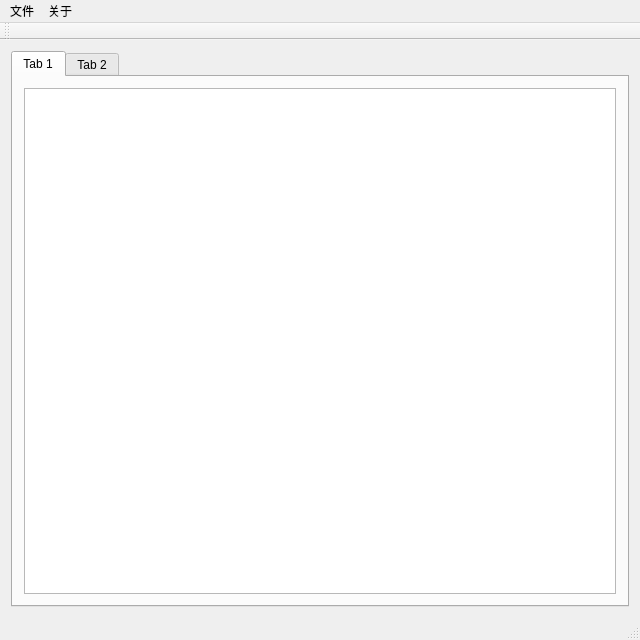
<?xml version="1.0" encoding="UTF-8"?>
<ui version="4.0">
 <class>MainWindow</class>
 <widget class="QMainWindow" name="MainWindow">
  <property name="geometry">
   <rect>
    <x>0</x>
    <y>0</y>
    <width>640</width>
    <height>640</height>
   </rect>
  </property>
  <property name="windowTitle">
   <string>MainWindow</string>
  </property>
  <widget class="QWidget" name="centralWidget">
   <layout class="QGridLayout" name="gridLayout">
    <item row="1" column="0">
     <widget class="QTabWidget" name="tabWidget">
      <property name="currentIndex">
       <number>0</number>
      </property>
      <widget class="QWidget" name="normal">
       <attribute name="title">
        <string>Tab 1</string>
       </attribute>
       <layout class="QGridLayout" name="gridLayout_2">
        <item row="0" column="0">
         <widget class="QTableView" name="tableView"/>
        </item>
       </layout>
      </widget>
      <widget class="QWidget" name="detail">
       <attribute name="title">
        <string>Tab 2</string>
       </attribute>
      </widget>
     </widget>
    </item>
   </layout>
  </widget>
  <widget class="QMenuBar" name="menuBar">
   <property name="geometry">
    <rect>
     <x>0</x>
     <y>0</y>
     <width>640</width>
     <height>17</height>
    </rect>
   </property>
   <widget class="QMenu" name="menu">
    <property name="title">
     <string>文件</string>
    </property>
    <addaction name="actionExit_2"/>
   </widget>
   <widget class="QMenu" name="menu_2">
    <property name="title">
     <string>关于</string>
    </property>
    <addaction name="actionAbout_2"/>
   </widget>
   <addaction name="menu"/>
   <addaction name="menu_2"/>
  </widget>
  <widget class="QToolBar" name="mainToolBar">
   <attribute name="toolBarArea">
    <enum>TopToolBarArea</enum>
   </attribute>
   <attribute name="toolBarBreak">
    <bool>false</bool>
   </attribute>
  </widget>
  <widget class="QStatusBar" name="statusBar"/>
  <action name="actionExit">
   <property name="text">
    <string>Exit</string>
   </property>
  </action>
  <action name="actionAbout">
   <property name="text">
    <string>About</string>
   </property>
  </action>
  <action name="actionExit_2">
   <property name="text">
    <string>Exit</string>
   </property>
  </action>
  <action name="actionAbout_2">
   <property name="text">
    <string>About</string>
   </property>
  </action>
 </widget>
 <layoutdefault spacing="6" margin="11"/>
 <resources/>
 <connections/>
</ui>
